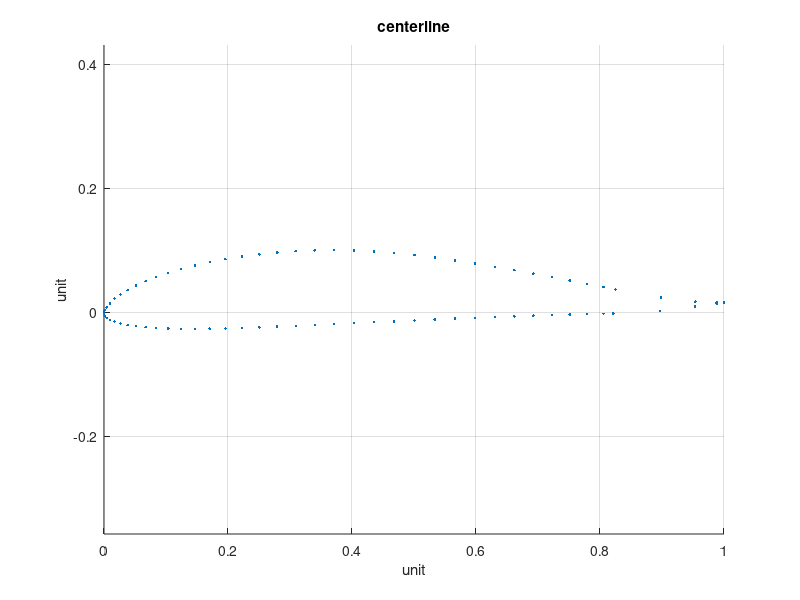
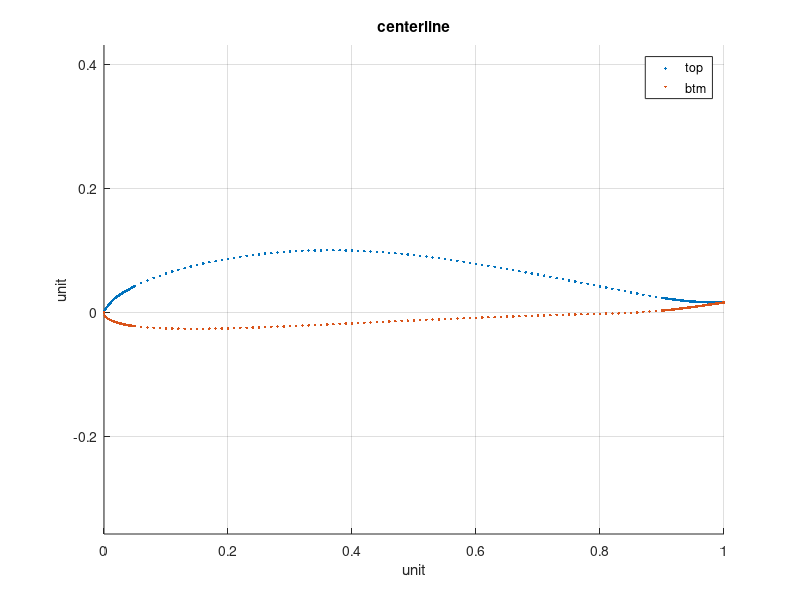
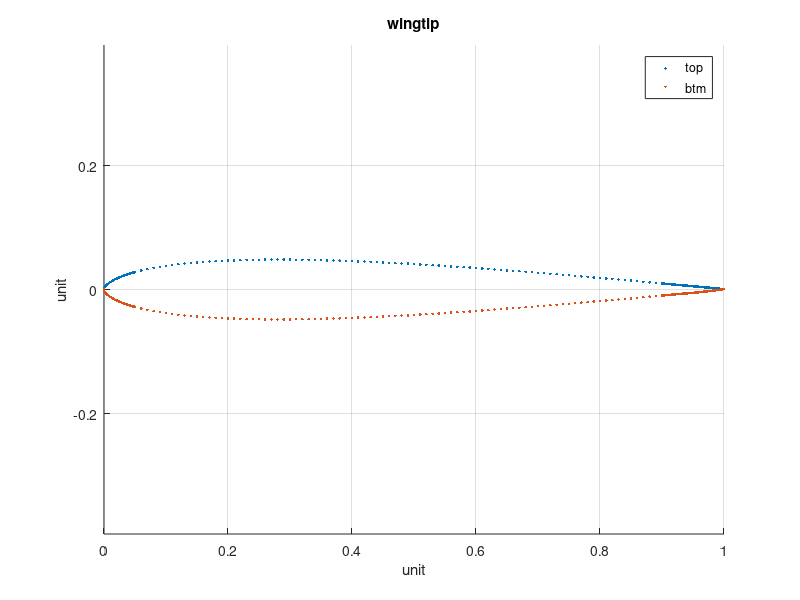
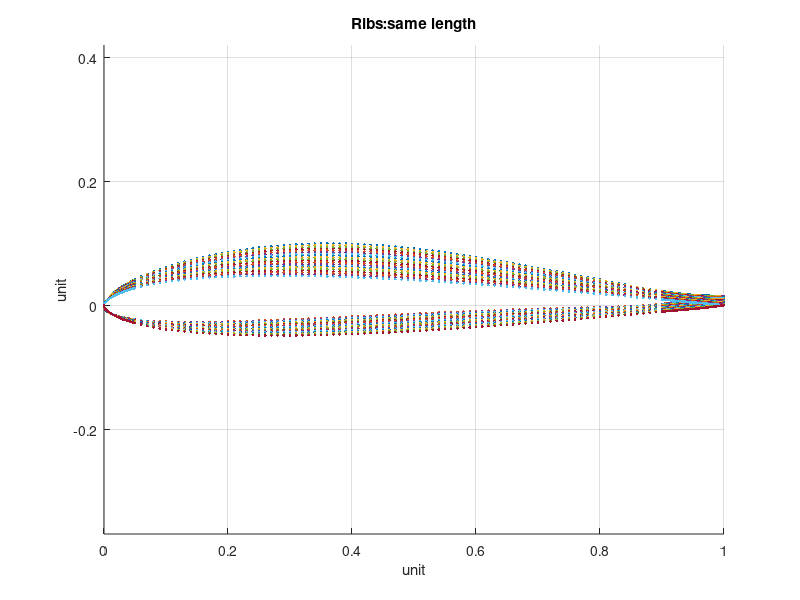

The MATLAB script that drew these images, in order:
function draw_airfoil()
% save airfoil centerlinex centerliney wingtipx wingtipy twistx twisty
close all;
load airfoil centerlinex centerliney wingtipx wingtipy twistx twisty;
global X;
X = [];
scalingfactor = 0.45;
NASA_wingSpan_mm = 3750;
NASA_centerCord_mm = 400;
NASA_tipcord_mm = 100;
%aileron Trailing Edge length in mm
%NASA_aileron_TrailingEdgelength_mm = 24.125*25.4;
NASA_aileron_yAxislength_mm = 22.125*25.4;
NASA_aileron_innerwidth_mm = 1.875*25.4;
NASA_aileron_outerwidth_mm = 1*25.4;

X.setting.geometry.LE_sweepbackDeg = 24;
X.setting.geometry.dihedralDeg = 2.5;
X.setting.geometry.wingSpan_mm = NASA_wingSpan_mm*scalingfactor;
X.setting.geometry.rootCord_mm = NASA_centerCord_mm*scalingfactor;
X.setting.geometry.wingtipCord_mm = NASA_tipcord_mm*scalingfactor;
X.setting.aileron.yAxislength_mm = NASA_aileron_yAxislength_mm*scalingfactor;
X.setting.aileron.innerwidth_mm = NASA_aileron_innerwidth_mm*scalingfactor;
X.setting.aileron.outerwidth_mm = NASA_aileron_outerwidth_mm*scalingfactor;
fprintf(1,'aileron Y axis length=%2.1fmm,aileron innerwidth=%2.1fmm,aileron outer width=%2.1fmm\n',X.setting.aileron.yAxislength_mm,X.setting.aileron.innerwidth_mm,X.setting.aileron.outerwidth_mm);

X.setting.manufacture.ribCnt = 39;
X.setting.manufacture.LeadingEdgeBeamThickness_mm = 2; % square edge size 
X.setting.manufacture.LeadingEdgeBeamWidth_mm = 6; % square edge size 
X.setting.manufacture.trailingEdgeWidth_mm = 10;

% support structure height, not part of the plane, only used in construction process as the base support structure for each rib 
X.setting.manufacture.RibSupportStructureHeight_mm = 15;

X.setting.manufacture.MainBeamWidth_mm = 6;
X.setting.manufacture.MainBeamXmm = 0;
assert(X.setting.manufacture.MainBeamXmm == 0); % we want the beam deployed at rotation center to have flat btm edge 
% X.BeamAux0Width_mm = 5;
% X.BeamAux0Xmm = 5;

X.RibCntNeedCarbon = 25;
assert(mod(X.RibCntNeedCarbon,2)==1 || X.RibCntNeedCarbon == 0,'rib with added carbon beam should be symmetrical btw the fuselage');
% we may want to add a square carbon tube to strengthen the beam
X.beamSquareCarbonTubeSize_mm = 5;

X.RibThickness_mm = 2;

% the width of laser trace cannot be ignored
X.beamSlotTraceCompensation_mm = 0.5;
X.beamEdgeTraceCompensation_mm = 0.8;
X.RibSlotCompensation_mm = 0.05;
X.LeadingEdgeBeamThicknessCompensation_mm = 0.2;

% four quadrants formed by main beam and rib are supported by 4 pieces of wedge. 
X.BeamRibSupport_mm = 10;
X.PointType = [];
X.PointType.fundamental = 1;
X.PointType.addedPoints = 2;

% increased by 1 after each beam slot cut
X.ForceBearingBeamCnt = 0;

X.curvefitmethod = 'pchip';
% rootBeamGammaWidthmm = 6;
% BaseBeamWidthmm = 1; % at tip, lift is zero, we cannot have 0 beam width for misc struct weight 
assert(mod(X.setting.manufacture.ribCnt,2)==1); % we have one rib in the center, and be symmetrical 
% beam deployment location
X.rotateFromLE = 0.3; %rotation occurs at the center of [0,1] from the leading edge, so that we have the desired AOA.  
fineX = [0:0.001:0.05 0.06:0.01:0.90 0.901:0.001:1]';
% fineX = [0:0.0005:1]';
%%
Len_fineX = length(fineX);
X.OneSideRibCnt = (X.setting.manufacture.ribCnt+1)/2;
aileronLocation = (X.setting.geometry.wingSpan_mm/2-X.setting.aileron.yAxislength_mm)/(X.setting.geometry.wingSpan_mm/2);
X.setting.manufacture.RibCoeffsRoot2Tip = sort([aileronLocation (0:X.OneSideRibCnt-1)/(X.OneSideRibCnt-1)]);
X.OneSideRibCnt = length(X.setting.manufacture.RibCoeffsRoot2Tip);
%%
centerlinex = centerlinex(:);
centerliney = centerliney(:);
[centerlinex,centerliney] = normalizexy(centerlinex,centerliney);
wingtipx = wingtipx(:);
wingtipy = wingtipy(:);
[wingtipx,wingtipy] = normalizexy(wingtipx,wingtipy);
figure;
hold on;
plot(centerlinex,centerliney,'.');
axis equal;
title('centerline');grid on;
xlabel('unit');
ylabel('unit');
%%
figure;
hold on;
end_of_center_top_curve = (length(centerlinex)+1)/2;
top_centerline_x = centerlinex(1:end_of_center_top_curve);
top_centerline_y = centerliney(1:end_of_center_top_curve);
top_centerline_fine_y = interp1(top_centerline_x,top_centerline_y,fineX,X.curvefitmethod);
plot(fineX,top_centerline_fine_y,'.');
btm_centerline_x = centerlinex(end_of_center_top_curve:end);
btm_centerline_y = centerliney(end_of_center_top_curve:end);
btm_centerline_fine_y = interp1(btm_centerline_x,btm_centerline_y,fineX,X.curvefitmethod);
plot(fineX,btm_centerline_fine_y,'.');
axis equal;
legend('top','btm');
title('centerline');grid on;
xlabel('unit');
ylabel('unit');
%%
figure;
hold on;
end_of_wingtip_top_curve = (length(wingtipx)+1)/2;
top_wingtip_x = wingtipx(1:end_of_wingtip_top_curve);
top_wingtip_y = wingtipy(1:end_of_wingtip_top_curve);
top_wingtip_mid_y = interp1(top_wingtip_x,top_wingtip_y,fineX,X.curvefitmethod);
plot(fineX,top_wingtip_mid_y,'.');
btm_wingtip_x = wingtipx(end_of_wingtip_top_curve:end);
btm_wingtip_y = wingtipy(end_of_wingtip_top_curve:end);
btm_wingtip_mid_y = interp1(btm_wingtip_x,btm_wingtip_y,fineX,X.curvefitmethod);
plot(fineX,btm_wingtip_mid_y,'.');
axis equal;
legend('top','btm');
title('wingtip');
grid on;
xlabel('unit');
ylabel('unit');
%%
top_ribs = interpolate2Airfoil(top_centerline_fine_y, top_wingtip_mid_y, X.setting.manufacture.RibCoeffsRoot2Tip);
btm_ribs = interpolate2Airfoil(btm_centerline_fine_y, btm_wingtip_mid_y, X.setting.manufacture.RibCoeffsRoot2Tip);
figure;
axis equal;
hold on;
for ii = 1:X.OneSideRibCnt
    topCurve = top_ribs(:,ii);
    btmCurve = btm_ribs(:,ii);
    plot([fineX fineX],[topCurve btmCurve],'.');
end
title('Ribs:same length');
grid on;
xlabel('unit');
ylabel('unit');
%%
xindexRotate = find(fineX==X.rotateFromLE);
assert(length(xindexRotate)==1);
centered_interpolatedX = fineX - X.rotateFromLE;
Ymean = (top_ribs(xindexRotate,:) + btm_ribs(xindexRotate,:))/2;
centered_top_mid_ribs = zeros(Len_fineX,X.OneSideRibCnt);
centered_btm_mid_ribs = zeros(Len_fineX,X.OneSideRibCnt);
figure;
axis equal;
hold on;
for ii = 1:X.OneSideRibCnt
    centered_top_mid_ribs(:,ii) = top_ribs(:,ii) - Ymean(ii);
    centered_btm_mid_ribs(:,ii) = btm_ribs(:,ii) - Ymean(ii);
    plot([centered_interpolatedX; centered_interpolatedX],[centered_top_mid_ribs(:,ii); centered_btm_mid_ribs(:,ii)],'.');
end
title('Ribs:same length,shifted');
grid on;
xlabel('unit');
ylabel('unit');
%%
figure;
plot(twistx/twistx(end),twisty,'.');
title('twist');
ylabel('deg');
grid on;
xlabel('half wingspan');
%%
twist_ribs = interp1(twistx/twistx(end),twisty,X.setting.manufacture.RibCoeffsRoot2Tip,X.curvefitmethod);

rotated_ribs_top_x = zeros(Len_fineX,X.OneSideRibCnt);
rotated_ribs_top_y = zeros(Len_fineX,X.OneSideRibCnt);
rotated_ribs_btm_x = zeros(Len_fineX,X.OneSideRibCnt);
rotated_ribs_btm_y = zeros(Len_fineX,X.OneSideRibCnt);
figure;
axis equal;
hold on;
for ii = 1:X.OneSideRibCnt
    thetaDeg = twist_ribs(ii);
    R = [cosd(thetaDeg) -sind(thetaDeg); sind(thetaDeg) cosd(thetaDeg)];
    top_beforeRotate = [centered_interpolatedX centered_top_mid_ribs(:,ii)];
    top_afterRotate = top_beforeRotate*R;
    rotated_ribs_top_x(:,ii) = top_afterRotate(:,1);
    rotated_ribs_top_y(:,ii) = top_afterRotate(:,2);
    btm_beforeRotate = [centered_interpolatedX centered_btm_mid_ribs(:,ii)];
    btm_afterRotate = btm_beforeRotate*R;
    rotated_ribs_btm_x(:,ii) = btm_afterRotate(:,1);
    rotated_ribs_btm_y(:,ii) = btm_afterRotate(:,2);
    plot([rotated_ribs_top_x(:,ii); rotated_ribs_btm_x(:,ii)],[rotated_ribs_top_y(:,ii); rotated_ribs_btm_y(:,ii)],'.');
end
title('Ribs:same length,shifted,rotated');
grid on;
xlabel('unit');
ylabel('unit');
%% scale rib to the desired cord length
scaled_ribs_top_x = rotated_ribs_top_x;
scaled_ribs_top_y = rotated_ribs_top_y;
scaled_ribs_btm_x = rotated_ribs_btm_x;
scaled_ribs_btm_y = rotated_ribs_btm_y;
scale_ribs = interp1([0 1],[X.setting.geometry.rootCord_mm X.setting.geometry.wingtipCord_mm],X.setting.manufacture.RibCoeffsRoot2Tip,'linear');

figure;
axis equal;
hold on;
for ii = 1:X.OneSideRibCnt
    scaled_ribs_top_x(:,ii) = scaled_ribs_top_x(:,ii) * scale_ribs(ii);
    scaled_ribs_top_y(:,ii) = scaled_ribs_top_y(:,ii) * scale_ribs(ii);
    scaled_ribs_btm_x(:,ii) = scaled_ribs_btm_x(:,ii) * scale_ribs(ii);
    scaled_ribs_btm_y(:,ii) = scaled_ribs_btm_y(:,ii) * scale_ribs(ii);
    plot([scaled_ribs_top_x(:,ii); scaled_ribs_btm_x(:,ii)],[scaled_ribs_top_y(:,ii); scaled_ribs_btm_y(:,ii)],'.');
end
title('Ribs:shifted,rotated,scaled');
grid on;
xlabel('mm');
ylabel('mm');

%% shift in y-axis to align the bottom edge of main beam
btmaligned_ribs_top_x = scaled_ribs_top_x;
btmaligned_ribs_top_y = scaled_ribs_top_y;
btmaligned_ribs_btm_x = scaled_ribs_btm_x;
btmaligned_ribs_btm_y = scaled_ribs_btm_y;

figure;
axis equal;
hold on;
for ii = 1:X.OneSideRibCnt
    YatZeroX = interp1(btmaligned_ribs_btm_x(:,ii),btmaligned_ribs_btm_y(:,ii),0,X.curvefitmethod);
    btmaligned_ribs_top_y(:,ii) = btmaligned_ribs_top_y(:,ii) - YatZeroX;
    btmaligned_ribs_btm_y(:,ii) = btmaligned_ribs_btm_y(:,ii) - YatZeroX;
    plot([btmaligned_ribs_top_x(:,ii); btmaligned_ribs_btm_x(:,ii)],[btmaligned_ribs_top_y(:,ii); btmaligned_ribs_btm_y(:,ii)],'.');
end
title('Ribs:btmEdgeAlign,shifted,rotated,scaled');
grid on;
xlabel('mm');
ylabel('mm');

%% compute angle between beam and rib
CalcObtuseAngleBtwBeamAndRibDeg(btmaligned_ribs_top_x);
space = 10;
fid = fopen('BeamRibSupport.scr','w');
fprintf(fid,'pline\n');
% quadrant 1
fprintf(fid,'%f,%f\n',space,space);
fprintf(fid,'%f,%f\n',space,space+X.BeamRibSupport_mm);
fprintf(fid,'%f,%f\n',space+X.BeamRibSupport_mm*sind(X.derived.AngleBtwBeamAndRibDeg),space-X.BeamRibSupport_mm*cosd(X.derived.AngleBtwBeamAndRibDeg));
fprintf(fid,'%f,%f\n',space,space);

% quadrant 2
fprintf(fid,'%f,%f\n',-space,space);
fprintf(fid,'%f,%f\n',-space,space+X.BeamRibSupport_mm);
fprintf(fid,'%f,%f\n',-space-X.BeamRibSupport_mm*sind(X.derived.AngleBtwBeamAndRibDeg),space+X.BeamRibSupport_mm*cosd(X.derived.AngleBtwBeamAndRibDeg));
fprintf(fid,'%f,%f\n',-space,space);

% quadrant 3
fprintf(fid,'%f,%f\n',-space,-space);
fprintf(fid,'%f,%f\n',-space,-space-X.BeamRibSupport_mm);
fprintf(fid,'%f,%f\n',-space-X.BeamRibSupport_mm*sind(X.derived.AngleBtwBeamAndRibDeg),-space+X.BeamRibSupport_mm*cosd(X.derived.AngleBtwBeamAndRibDeg));
fprintf(fid,'%f,%f\n',-space,-space);

% quadrant 4
fprintf(fid,'%f,%f\n',space,-space);
fprintf(fid,'%f,%f\n',space,-space-X.BeamRibSupport_mm);
fprintf(fid,'%f,%f\n',space+X.BeamRibSupport_mm*sind(X.derived.AngleBtwBeamAndRibDeg),-space-X.BeamRibSupport_mm*cosd(X.derived.AngleBtwBeamAndRibDeg));
fprintf(fid,'%f,%f\n',space,-space);

fclose(fid);
%%
Gamma = (1-X.setting.manufacture.RibCoeffsRoot2Tip.^2).^1.5;
figure;
plot(X.setting.manufacture.RibCoeffsRoot2Tip,Gamma,'.-');
title('Gamma, airflow circulation');
grid on;
%%
figure;
plot(X.setting.manufacture.RibCoeffsRoot2Tip,1.5*(X.setting.manufacture.RibCoeffsRoot2Tip.^2-0.5),'.-');
title('Downwash');
grid on;

%% when cutting slot, the length of x/y data may not be same any more for all ribs
% use cell to store
slotcut_ribs = cell(1,X.OneSideRibCnt);
for ii = 1:X.OneSideRibCnt
    slotcut_ribs{ii}.top.x = btmaligned_ribs_top_x(:,ii);
    slotcut_ribs{ii}.top.y = btmaligned_ribs_top_y(:,ii);
    slotcut_ribs{ii}.top.PointType = ones(length(btmaligned_ribs_top_x(:,ii)),1)*X.PointType.fundamental;
    slotcut_ribs{ii}.btm.x = btmaligned_ribs_btm_x(:,ii);
    slotcut_ribs{ii}.btm.y = btmaligned_ribs_btm_y(:,ii);
    slotcut_ribs{ii}.btm.PointType = ones(length(btmaligned_ribs_btm_x(:,ii)),1)*X.PointType.fundamental;
    slotcut_ribs{ii}.ForceBearingBeamCutDepth = [];
    slotcut_ribs{ii}.ForceBearingBeamRibThickness = [];
    slotcut_ribs{ii}.ForceBearingBeamRibYoffset = [];
end

[X.BeamRotDegDueToDihedral,OneSideWwingTipRise_mm] = getDihedralRotateDeg(slotcut_ribs);
fprintf(1,'one side wing tip rises %fmm\n',OneSideWwingTipRise_mm);
fprintf(1,'beam Btm Edge Dihedral %fDeg\n',X.BeamRotDegDueToDihedral);

%%
X.derived.RibLocInBeam_mm = X.setting.manufacture.RibCoeffsRoot2Tip*(1/sind(X.derived.AngleBtwBeamAndRibDeg))*X.setting.geometry.wingSpan_mm/2;

%% cut slot for force bearing beam
[slotcut_ribs,ribMirror] = cutRibSlot(slotcut_ribs,X.setting.manufacture.MainBeamWidth_mm-2*X.RibSlotCompensation_mm,X.setting.manufacture.MainBeamXmm,'main beam');
fid = fopen(sprintf('ribMirror.scr'),'w');
fprintf(fid,'pline\n');
for ii = 1:X.OneSideRibCnt
    saveTopBtmCell2scrFile(fid,ribMirror{ii},0,100);
end
fclose(fid);

%% add leading edge beam
cut_leadingedge = slotcut_ribs;

figure;
axis equal;
hold on;
for ii = 1:X.OneSideRibCnt
    LE_x = min([slotcut_ribs{ii}.top.x;slotcut_ribs{ii}.btm.x]);
    LeadingEdgeBeamPosDetected = false;
    for xposition = LE_x:0.001:LE_x+30
        [Thickness_mm,~,~] = getThickness(slotcut_ribs{ii},xposition);
        if Thickness_mm > X.setting.manufacture.LeadingEdgeBeamThickness_mm - 2*X.LeadingEdgeBeamThicknessCompensation_mm
            LeadingEdgeBeamPosDetected = true;
            break;
        end
    end
    assert(LeadingEdgeBeamPosDetected);
    cut_leadingedge{ii}.top = removeLeadingSector(slotcut_ribs{ii}.top,xposition);
    cut_leadingedge{ii}.btm = removeLeadingSector(slotcut_ribs{ii}.btm,xposition);
    
    afterCutThickness_mm = abs(cut_leadingedge{ii}.top.y(1) - cut_leadingedge{ii}.btm.y(1));
    cut_leadingedge{ii}.top = cutLeadingEdgeSlot(cut_leadingedge{ii}.top,'top',afterCutThickness_mm);
    cut_leadingedge{ii}.btm = cutLeadingEdgeSlot(cut_leadingedge{ii}.btm,'btm',afterCutThickness_mm);
    
    plot([cut_leadingedge{ii}.top.x; cut_leadingedge{ii}.btm.x],[cut_leadingedge{ii}.top.y; cut_leadingedge{ii}.btm.y],'.');
end
title('Ribs:shifted,rotated,scaled,LEcut');
grid on;
xlabel('mm');
ylabel('mm');

%% cut trailing edge
cut_trailingedge = cut_leadingedge;
figure;
axis equal;
hold on;
for ii = 1:X.OneSideRibCnt
    cut_trailingedge{ii}.top = removeTrailingSector(cut_trailingedge{ii}.top,X.setting.manufacture.trailingEdgeWidth_mm);
    cut_trailingedge{ii}.btm = removeTrailingSector(cut_trailingedge{ii}.btm,X.setting.manufacture.trailingEdgeWidth_mm);
    plot([cut_trailingedge{ii}.top.x; cut_trailingedge{ii}.btm.x],[cut_trailingedge{ii}.top.y; cut_trailingedge{ii}.btm.y],'.');
end
title('Ribs:shifted,rotated,scaled,LEcut,TEcut');
grid on;
xlabel('mm');
ylabel('mm');

% rotate rib to align camber line with wood growth direction in order to enhance the strength
rib_aligned = cell(1,X.OneSideRibCnt);
figure;
axis equal;
hold on;
for ii = 1:X.OneSideRibCnt
    rib_aligned{ii}.top = rotateXY(cut_trailingedge{ii}.top,-twist_ribs(ii));
    rib_aligned{ii}.btm = rotateXY(cut_trailingedge{ii}.btm,-twist_ribs(ii));
    plot([rib_aligned{ii}.top.x; rib_aligned{ii}.btm.x],[rib_aligned{ii}.top.y; rib_aligned{ii}.btm.y],'.');
end
title('Ribs:shifted,rotated,scaled,LEcut,TEcut,Aligned');
grid on;
xlabel('mm');
ylabel('mm');

%% produce rib cut cad file
fid = fopen('airfoil_all.scr','w');
fprintf(fid,'pline\n');
X.derived.RibSweepBackAlongRib_mm = X.setting.manufacture.RibCoeffsRoot2Tip*X.setting.geometry.wingSpan_mm/2/abs(tand(X.derived.AngleBtwBeamAndRibDeg));
X.derived.RibSweepBackAlongBeam_mm = X.setting.manufacture.RibCoeffsRoot2Tip*X.setting.geometry.wingSpan_mm/2;
for ii = 1:X.OneSideRibCnt
    xoffset = X.derived.RibSweepBackAlongRib_mm(ii);
    yoffset = X.derived.RibSweepBackAlongBeam_mm(ii);
    saveTopBtmCell2scrFile(fid,rib_aligned{ii},xoffset,yoffset);
end
fclose(fid);

%% produce force bearing beam cut cad file
FineSegmentCnt = 1000;

BeamShape = cell(1,X.ForceBearingBeamCnt);
BeamDihedralApplied = cell(1,X.ForceBearingBeamCnt);
BeamAlignedForStrength = cell(1,X.ForceBearingBeamCnt);
BeamLaserTraceCompensated = cell(1,X.ForceBearingBeamCnt);
for iiBeam = 1:X.ForceBearingBeamCnt
%     BeamShapeAddBtmEdge = cell(1,X.ForceBearingBeamCnt);
    ThicknessVec = zeros(1,X.OneSideRibCnt);
    CutDepthVec = zeros(1,X.OneSideRibCnt);
    Yoffset = zeros(1,X.OneSideRibCnt);
    for iiRib = 1:X.OneSideRibCnt
        ThicknessVec(iiRib) = cut_trailingedge{iiRib}.ForceBearingBeamRibThickness(iiBeam);
        CutDepthVec(iiRib) =  cut_trailingedge{iiRib}.ForceBearingBeamCutDepth(iiBeam);
        Yoffset(iiRib) = cut_trailingedge{iiRib}.ForceBearingBeamRibYoffset(iiBeam);
    end
    figure;
    subplot(3,1,1);
    hold on;
    plot(X.derived.RibLocInBeam_mm,ThicknessVec,'.-');
    plot(X.derived.RibLocInBeam_mm,ThicknessVec+Yoffset,'.-');
    legend('Thickness','Thickness+yoffset');
    axis equal;
    xlabel('single side wingspan(mm)');
    ylabel('mm');
    title(sprintf('Top Edge Beam No.%d',iiBeam));
    subplot(3,1,2);
    plot(X.derived.RibLocInBeam_mm,Yoffset,'.-');
    axis equal;
    xlabel('single side wingspan(mm)');
    ylabel('mm');
    title(sprintf('Btm Edge Beam No.%d',iiBeam));
    subplot(3,1,3);
    hold on;
    plot(X.derived.RibLocInBeam_mm,CutDepthVec,'.-');
    plot(X.derived.RibLocInBeam_mm,CutDepthVec+Yoffset,'.-');
    legend('pure cut','cut+yoffset');
    axis equal;
    xlabel('single side wingspan(mm)');
    ylabel('mm');
    title(sprintf('Rib Cut Depth for Beam No.%d',iiBeam));
    
    fineRibLocationXmm = ((0:FineSegmentCnt)/FineSegmentCnt)*(X.setting.geometry.wingSpan_mm/2)*(1/sind(X.derived.AngleBtwBeamAndRibDeg));
    BeamShape{iiBeam}.top = [];
    BeamShape{iiBeam}.top.x = fineRibLocationXmm';
    BeamShape{iiBeam}.top.y = interp1(X.derived.RibLocInBeam_mm,ThicknessVec+Yoffset,fineRibLocationXmm,X.curvefitmethod)';
    BeamShape{iiBeam}.top.PointType = ones(length(fineRibLocationXmm),1)*X.PointType.fundamental;

    % if beam location is at the rotation center, btm edge is a straight line 
    BeamShape{iiBeam}.btm = [];
    BeamShape{iiBeam}.btm.x = fineRibLocationXmm';
    BeamShape{iiBeam}.btm.y = interp1(X.derived.RibLocInBeam_mm,Yoffset,fineRibLocationXmm,X.curvefitmethod)';
    BeamShape{iiBeam}.btm.PointType = ones(length(fineRibLocationXmm),1)*X.PointType.fundamental;
    
    BeamDihedralApplied{iiBeam} = ApplyBeamDihedral(BeamShape{iiBeam},-X.BeamRotDegDueToDihedral);

    BeamShapeCutRibSlot = BeamDihedralApplied;
    for CutSlotForRib_ii = 1:X.OneSideRibCnt
        switch CutSlotForRib_ii
            case 1
               StyleCutRibSlot = 'RootRib';
            case X.OneSideRibCnt
               StyleCutRibSlot = 'TipRib';
            otherwise
               StyleCutRibSlot = 'MiddleRib';
        end
        BeamShapeCutRibSlot{iiBeam}.top = cutBeamSlot(BeamShapeCutRibSlot{iiBeam}.top,CutDepthVec(CutSlotForRib_ii),X.RibThickness_mm-2*X.beamSlotTraceCompensation_mm,X.derived.RibLocInBeam_mm(CutSlotForRib_ii),StyleCutRibSlot);
    end
    BeamShapeCutRibSlot{iiBeam}.btm = matchCurveSpan(BeamDihedralApplied{iiBeam}.btm,BeamShapeCutRibSlot{iiBeam}.top);
    draw_beam(BeamShapeCutRibSlot{iiBeam},sprintf('front view Beam%d',iiBeam));
    
    BeamAlignedForStrength{iiBeam} = AlignBeamForStrength(BeamShapeCutRibSlot{iiBeam},-X.BeamRotDegDueToDihedral);
    draw_beam(BeamAlignedForStrength{iiBeam},sprintf('Aligned Beam%d',iiBeam));

    BeamLaserTraceCompensated{iiBeam} = BeamAlignedForStrength{iiBeam};
    BeamLaserTraceCompensated{iiBeam}.top.y = BeamLaserTraceCompensated{iiBeam}.top.y + X.beamEdgeTraceCompensation_mm;
    BeamLaserTraceCompensated{iiBeam}.btm.y = BeamLaserTraceCompensated{iiBeam}.btm.y - X.beamEdgeTraceCompensation_mm;
    draw_beam(BeamLaserTraceCompensated{iiBeam},sprintf('LaserTrace Compensated Beam%d',iiBeam));
    
    fid = fopen(sprintf('beam_%d.scr',iiBeam),'w');
    fprintf(fid,'pline\n');
    saveTopBtmCell2scrFile(fid,BeamLaserTraceCompensated{iiBeam},0,100);
    fclose(fid);
    
end
end

function newCurve = matchCurveSpan(Curve,RefCurve)
global X;
assert(Curve.x(1) < Curve.x(end));
assert(RefCurve.x(1) < RefCurve.x(end));
newCurve = [];
if (Curve.x(1) == RefCurve.x(1))
    % do nothing
elseif (Curve.x(1) > RefCurve.x(1))
    val = interp1nearby(Curve.x,Curve.y,Curve.PointType,RefCurve.x(1),2,X.curvefitmethod);
    newCurve.x = [RefCurve.x(1);Curve.x];
    newCurve.y = [val;Curve.y];
    newCurve.PointType = [X.PointType.fundamental; Curve.PointType];
else
    % trim data
    % code to be filled here
end

if (Curve.x(end) == RefCurve.x(end))
    % do nothing
elseif (Curve.x(end) < RefCurve.x(end))
    val = interp1nearby(Curve.x,Curve.y,Curve.PointType,RefCurve.x(end),2,X.curvefitmethod);
    newCurve.x = [newCurve.x;RefCurve.x(end)];
    newCurve.y = [newCurve.y;val];
    newCurve.PointType = [Curve.PointType;X.PointType.fundamental];
else
    % trim data
    % code to be filled here
end

end

function BeamAlignedForStrength = AlignBeamForStrength(BeamShape,RotateDeg)
BeamAlignedForStrength = [];
% R = [cosd(RotateDeg) -sind(RotateDeg); sind(RotateDeg) cosd(RotateDeg)];
% top_beforeRotate = [BeamShape.top.x BeamShape.top.y];
% top_afterRotate = top_beforeRotate*R;
% BeamAlignedForStrength.top.x = top_afterRotate(:,1);
% BeamAlignedForStrength.top.y = top_afterRotate(:,2);
BeamAlignedForStrength.top = rotateXY(BeamShape.top,-RotateDeg);
BeamAlignedForStrength.btm = rotateXY(BeamShape.btm,-RotateDeg);

offsetx = BeamAlignedForStrength.btm.x(1);
offsety = BeamAlignedForStrength.btm.y(1);

BeamAlignedForStrength.top.x = BeamAlignedForStrength.top.x - offsetx;
BeamAlignedForStrength.btm.x = BeamAlignedForStrength.btm.x - offsetx;

BeamAlignedForStrength.top.y = BeamAlignedForStrength.top.y - offsety;
BeamAlignedForStrength.btm.y = BeamAlignedForStrength.btm.y - offsety;

end

function BeamDihedralApplied = ApplyBeamDihedral(BeamShape,RotateDeg)
global X;
BeamDihedralApplied = [];
% R = [cosd(RotateDeg) -sind(RotateDeg); sind(RotateDeg) cosd(RotateDeg)];
% top_beforeRotate = [BeamShape.top.x BeamShape.top.y];
% top_afterRotate = top_beforeRotate*R;
% BeamDihedralApplied.top.x = top_afterRotate(:,1);
% BeamDihedralApplied.top.y = top_afterRotate(:,2);
BeamDihedralApplied.top = rotateXY(BeamShape.top,RotateDeg);
BeamDihedralApplied.btm = rotateXY(BeamShape.btm,RotateDeg);

% align wingtip 
if (BeamDihedralApplied.top.x(end) == BeamDihedralApplied.btm.x(end))
    % do nothing
elseif (BeamDihedralApplied.top.x(end) > BeamDihedralApplied.btm.x(end))
    val = interp1nearby(BeamDihedralApplied.btm.x,BeamDihedralApplied.btm.y,BeamDihedralApplied.btm.PointType,BeamDihedralApplied.top.x(end),2,X.curvefitmethod);
    BeamDihedralApplied.btm.x = [BeamDihedralApplied.btm.x;BeamDihedralApplied.top.x(end)];
    BeamDihedralApplied.btm.y = [BeamDihedralApplied.btm.y;val];
    BeamDihedralApplied.btm.PointType = [BeamDihedralApplied.btm.PointType;X.PointType.fundamental];
else
    val = interp1nearby(BeamDihedralApplied.top.x,BeamDihedralApplied.top.y,BeamDihedralApplied.top.PointType,BeamDihedralApplied.btm.x(end),2,X.curvefitmethod);
    BeamDihedralApplied.top.x = [BeamDihedralApplied.top.x;BeamDihedralApplied.btm.x(end)];
    BeamDihedralApplied.top.y = [BeamDihedralApplied.top.y;val];
    BeamDihedralApplied.top.PointType = [BeamDihedralApplied.top.PointType;X.PointType.fundamental];
end

% align root 
if (BeamDihedralApplied.top.x(1) == BeamDihedralApplied.btm.x(1))
    % do nothing
elseif (BeamDihedralApplied.top.x(1) > BeamDihedralApplied.btm.x(1))
    val = interp1nearby(BeamDihedralApplied.btm.x,BeamDihedralApplied.btm.y,BeamDihedralApplied.btm.PointType,BeamDihedralApplied.top.x(1),2,X.curvefitmethod);
    BeamDihedralApplied.btm.x = [BeamDihedralApplied.top.x(1);BeamDihedralApplied.btm.x];
    BeamDihedralApplied.btm.y = [val;BeamDihedralApplied.btm.y];
    BeamDihedralApplied.btm.PointType = [X.PointType.fundamental;BeamDihedralApplied.btm.PointType];
else
    val = interp1nearby(BeamDihedralApplied.top.x,BeamDihedralApplied.top.y,BeamDihedralApplied.top.PointType,BeamDihedralApplied.btm.x(1),2,X.curvefitmethod);
    BeamDihedralApplied.top.x = [BeamDihedralApplied.btm.x(1);BeamDihedralApplied.top.x];
    BeamDihedralApplied.top.y = [val;BeamDihedralApplied.top.y];
    BeamDihedralApplied.top.PointType = [X.PointType.fundamental;BeamDihedralApplied.top.PointType];
end

offsetx = BeamDihedralApplied.btm.x(1);
offsety = BeamDihedralApplied.btm.y(1);

BeamDihedralApplied.top.x = BeamDihedralApplied.top.x - offsetx;
BeamDihedralApplied.btm.x = BeamDihedralApplied.btm.x - offsetx;

BeamDihedralApplied.top.y = BeamDihedralApplied.top.y - offsety;
BeamDihedralApplied.btm.y = BeamDihedralApplied.btm.y - offsety;

end

function newxy = rotateXY(xy,RotateDeg)
R = [cosd(RotateDeg) -sind(RotateDeg); sind(RotateDeg) cosd(RotateDeg)];
beforeRotate = [xy.x xy.y];
afterRotate = beforeRotate*R;
newxy = [];
newxy.x = afterRotate(:,1);
newxy.y = afterRotate(:,2);
newxy.PointType = xy.PointType;
end

function draw_beam(TopBtmCell,titlestr)
[xx,yy] = OrderDataForPlot(TopBtmCell);
figure;
plot(xx,yy,'.-');
axis equal;
xlabel('single side wingspan(mm)');
ylabel('mm');
title(titlestr);
end

function [RotDeg,OneSideWwingTipRise_mm] = getDihedralRotateDeg(ribs)
global X;
[RootThickness_mm,~,~] = getThickness(ribs{1},0);
[TipThickness_mm,~,~] = getThickness(ribs{X.OneSideRibCnt},0);
OneSideWwingTipRise_mm = ((X.setting.geometry.wingSpan_mm/2)*tand(X.setting.geometry.dihedralDeg)+(RootThickness_mm-TipThickness_mm)/2);
RotDeg = atand(OneSideWwingTipRise_mm/(X.setting.geometry.wingSpan_mm/2)); 
end

function CalcObtuseAngleBtwBeamAndRibDeg(ribs_top_x)
% base on the input arguments:
%   1) Leading edge sweep back angle in degree
%   2) distance from beam center(x position = 0) to the Leading and Trailing edge  
% calculate the obtuse angle Btw
%   1) Beam and Rib in degree
%   2) trailing edge and rib in degree
global X;
root_LE_x = -ribs_top_x(1,1);
tip_LE_x = -ribs_top_x(1,X.OneSideRibCnt);
LE_DeltaX = tan(X.setting.geometry.LE_sweepbackDeg*pi/180)*X.setting.geometry.wingSpan_mm/2;
beam_DeltaX = LE_DeltaX + tip_LE_x - root_LE_x;
X.derived.AngleBtwBeamAndRibDeg = atan(beam_DeltaX/(X.setting.geometry.wingSpan_mm/2))*180/pi+90;
X.derived.AngleBtwTEandRibDeg = atan((LE_DeltaX+X.setting.geometry.wingtipCord_mm-X.setting.geometry.rootCord_mm)/(X.setting.geometry.wingSpan_mm/2))*180/pi+90;
fprintf(1,'Given Leading edge sweep back angle = %2.1fdeg, the obtuse angle btw Beam & Rib = %2.1fdeg, btw Trailing edge & Rib = %2.1fdeg\n',...
    X.setting.geometry.LE_sweepbackDeg,...
    X.derived.AngleBtwBeamAndRibDeg,...
    X.derived.AngleBtwTEandRibDeg);
end

function NewCurve = AddStraightLineBtmBeamEdge(Curve)
global X;
NewCurve = [];
NewCurve.x = [min(Curve.x);Curve.x;max(Curve.x)];
NewCurve.y = [0;Curve.y;0];
NewCurve.PointType = [X.PointType.addedPoints;Curve.PointType;X.PointType.addedPoints];
end

function newcurve = reverseSeqOrder(curve)
newcurve = [];
newcurve.x = curve.x(end:-1:1);
newcurve.y = curve.y(end:-1:1);
newcurve.PointType = curve.PointType(end:-1:1);
end

function [xx,yy] = OrderDataForPlot(TopBtmCell)
TopBtmCell.btm = reverseSeqOrder(TopBtmCell.btm);
xx = [TopBtmCell.top.x; TopBtmCell.btm.x];
yy = [TopBtmCell.top.y; TopBtmCell.btm.y];
assert(length(xx)==length(yy));
end

function saveTopBtmCell2scrFile(fid,TopBtmCell,xoffset,yoffset)
[xx,yy] = OrderDataForPlot(TopBtmCell);

for ii = 1:length(xx)
    fprintf(fid,'%f,%f\n',xx(ii)+xoffset,yy(ii)+yoffset);
end

% now go back to the first point so as to close the contour
fprintf(fid,'%f,%f\n',xx(1)+xoffset,yy(1)+yoffset);
end

% function save_finalResults(idx, xx, yy)
% fid = fopen(sprintf('airfoil%d.scr',idx),'w');
% fprintf(fid,'pline\n');
% assert(length(xx)==length(yy));
% for ii = 1:length(xx)
%     fprintf(fid,'%f,%f\n',xx(ii),yy(ii));
% end
% fprintf(fid,'%f,%f\n',xx(1),yy(1));
% fclose(fid);
% end,

function newcurve = cutLeadingEdgeSlot(curve,edgetype,Thickness_mm)
global X;
newcurve = [];
assert( Thickness_mm > X.setting.manufacture.LeadingEdgeBeamThickness_mm - 2*X.LeadingEdgeBeamThicknessCompensation_mm);

LE_x = curve.x(1);
LE_y = curve.y(1);

yshift = ( Thickness_mm - (X.setting.manufacture.LeadingEdgeBeamThickness_mm - 2*X.LeadingEdgeBeamThicknessCompensation_mm))/2;

switch edgetype
    case 'top'
        precise_y = LE_y-yshift;
    case 'btm'
        precise_y = LE_y+-yshift;
    otherwise
        assert(false);
end
newcurve.x = [LE_x;curve.x];
newcurve.y = [precise_y;curve.y];
newcurve.PointType = [X.PointType.addedPoints;curve.PointType];

newcurve.x = [LE_x+X.setting.manufacture.LeadingEdgeBeamWidth_mm;newcurve.x];
newcurve.y = [precise_y;newcurve.y];
newcurve.PointType = [X.PointType.addedPoints;newcurve.PointType];
end

function newcurve = removeTrailingSector(curve,cutoffx)
global X;
newcurve = [];
x = curve.x;
y = curve.y;
PointType = curve.PointType;
cutoff_x = max(x)-cutoffx;
index = find(x<=cutoff_x);
newcurve.x = x(index);
newcurve.y = y(index);
newcurve.PointType = PointType(index);
if ~ismember( cutoff_x, x )
    newcurve.x = [newcurve.x;cutoff_x];
    val = interp1nearby(x,y,PointType,cutoff_x,2,X.curvefitmethod);
    newcurve.y = [newcurve.y;val];
    newcurve.PointType = [newcurve.PointType;X.PointType.fundamental];
end
end

function newCurve = removeLeadingSector(curve,cutoffx)
global X;
newCurve = [];
assert(~ismember(cutoffx,curve.x));

newCurve.x = cutoffx;
newCurve.y = interp1nearby(curve.x,curve.y,curve.PointType,cutoffx,2);
newCurve.PointType = X.PointType.addedPoints;

indexaftercutoff = find(curve.x>=cutoffx);
newCurve.x = [newCurve.x;curve.x(indexaftercutoff)];
newCurve.y = [newCurve.y;curve.y(indexaftercutoff)];
newCurve.PointType = [newCurve.PointType;curve.PointType(indexaftercutoff)];
end

function [x,y] = normalizexy(x,y)
    scaleF = abs(max(x)-min(x));
    x = x/scaleF;
    y = y/scaleF;
    
end

function [ribs,ribMirror] = cutRibSlot(ribs,width,xposition,slotName)
global X;
ribMirror = cell(1,X.OneSideRibCnt);
X.ForceBearingBeamCnt = X.ForceBearingBeamCnt + 1;
assert(X.ForceBearingBeamCnt == 1,'currently we don''t handle the complexity causd by the second beam deployed at none AOA rotation center, curve bottom edge, dihedral connection, etc'); 
figure;
axis equal;
hold on;
for ii = 1:X.OneSideRibCnt
    ribMirror{ii}.top = cutslotIn1curve(ribs{ii}.btm,2,width,xposition,'cutBoth');
    [thickness,~,btm_mm] = getThickness(ribs{ii},xposition);
    [ribs{ii}.top.x,ribs{ii}.top.y] = cutnothing(ribs{ii}.top.x,ribs{ii}.top.y);
    cutDepth = thickness/2;
    if X.RibCntNeedCarbon == 0
        RibCntOneSideNeedCarbon = 0;
    else
        RibCntOneSideNeedCarbon = (X.RibCntNeedCarbon+1)/2;
    end
    if ii > RibCntOneSideNeedCarbon
        ribs{ii}.btm = cutslotIn1curve(ribs{ii}.btm,-cutDepth,width,xposition,'cutBoth');
    else
        % we attach a square carbon tube to strengthen the wood beam
        ribs{ii}.btm = cutslotIn1curve(ribs{ii}.btm,-cutDepth,width,xposition,'cutBothAndAddedCarbon');
    end
    ribs{ii}.ForceBearingBeamCutDepth = [ribs{ii}.ForceBearingBeamCutDepth;cutDepth];
    ribs{ii}.ForceBearingBeamRibThickness  = [ribs{ii}.ForceBearingBeamRibThickness;thickness];
    ribs{ii}.ForceBearingBeamRibYoffset = [ribs{ii}.ForceBearingBeamRibYoffset;btm_mm];
    plot([ribs{ii}.top.x; ribs{ii}.btm.x],[ribs{ii}.top.y; ribs{ii}.btm.y],'.');
    
    ribMirror{ii}.btm.x = [min(ribs{ii}.top.x);max(ribs{ii}.top.x)];
    ribMirror{ii}.btm.y = -ones(2,1)*X.setting.manufacture.RibSupportStructureHeight_mm;
    ribMirror{ii}.btm.PointType = ones(2,1)*X.PointType.fundamental;
end
title(['Ribs:shifted,rotated,scaled,slotcut' slotName]);
grid on;
end

function val = interp1nearby(all_x,all_y,PointType,newx,nearbyCnt,type)
global X;
if ~exist('type','var')
    type = X.curvefitmethod;
end
% all_x contains points in the fundamental rib contour and points added for slots.
% basic_x contains points in the fundamental rib contour only
basic_x = all_x(PointType==X.PointType.fundamental);
basic_y = all_y(PointType==X.PointType.fundamental);
[~,ii] = min(abs(basic_x-newx));
if ii-nearbyCnt > 0
    leftii = ii-nearbyCnt;
else
    leftii = 1;
end
if ii+nearbyCnt <= length(basic_x)
    rightii = ii+nearbyCnt;
else
    rightii = length(basic_x); 
end
val = interp1(basic_x(leftii:rightii),basic_y(leftii:rightii),newx,type);
end

function [thickness,top_mm, btm_mm] = getThickness(rib,x)
global X;
x1 = rib.top.x;
y1 = rib.top.y;
PointType1 = rib.top.PointType;
x2 = rib.btm.x;
y2 = rib.btm.y;
PointType2 = rib.btm.PointType;
top_mm = interp1nearby(x1,y1,PointType1,x,2,X.curvefitmethod);
btm_mm = interp1nearby(x2,y2,PointType2,x,2,X.curvefitmethod);
thickness = abs(top_mm-btm_mm);
end

function [cutx,cuty] = cutnothing(x,y)
cutx = x;
cuty = y;
end

function NewCurve = cutBeamSlot(Curve,depth,width,xposition,style)
assert(width > 0);
switch style
    case 'RootRib'
        NewCurve = cutslotIn1curve(Curve,depth,width,xposition,'cutLeft');
    case 'TipRib'
        NewCurve = cutslotIn1curve(Curve,depth,width,xposition,'cutRight');
    case 'MiddleRib'
        NewCurve = cutslotIn1curve(Curve,depth,width,xposition,'cutBoth');
end
end

%function [cutx,cuty,NewPointType] = cutslotIn1curve(x,y,PointType,depth,width,xposition)
function NewCurve = cutslotIn1curve(Curve,depth,width,xposition,cutmethod)
% x,y form the curve
% depth: depth to be cut. 
%   +: cut to Y-, downward, for example, top edge
%   -: cut to Y+, upward, for example, bottom edge
% width: width to be cut
% xposition: relative to xposition, cut width/2 to X+ and X-
% cutmethod:
%   cutLeft: don't rise the left side to original height after the cut 
%   cutRight: don't rise the Right side to original height after the cut 
%   cutBoth: both sides, rise to original height after the cut 
if ~exist('cutmethod','var')
    cutmethod = 'cutBoth';
end

global X;
NewCurve = [];
NewCurve.x = [];
NewCurve.y = [];
NewCurve.PointType = [];
beamLeadingEdgeX = xposition-width/2;
beamTrailingEdgeX = xposition+width/2;

switch cutmethod
    case 'cutLeft'
        % do nothing
    case {'cutRight','cutBoth','cutBothAndAddedCarbon'}
        indexBeforeLEcut = find(Curve.x<=beamLeadingEdgeX);
        NewCurve.x = Curve.x(indexBeforeLEcut);
        NewCurve.y = Curve.y(indexBeforeLEcut);
        NewCurve.PointType = Curve.PointType(indexBeforeLEcut);
        y_valueLE = interp1nearby(Curve.x,Curve.y,Curve.PointType,beamLeadingEdgeX,2,X.curvefitmethod);
        if ismember(beamLeadingEdgeX,Curve.x)
            % we don't need to insert the point and begin slot cut
        else
            NewCurve.x = [NewCurve.x;beamLeadingEdgeX];
            NewCurve.y = [NewCurve.y;y_valueLE];
            NewCurve.PointType = [NewCurve.PointType;X.PointType.fundamental];
        end
    otherwise
        assert(false);
end
y_valueSlotLeftEdge = interp1nearby(Curve.x,Curve.y,Curve.PointType,xposition-width/2,2,X.curvefitmethod);
y_valueSlotRightEdge = interp1nearby(Curve.x,Curve.y,Curve.PointType,xposition+width/2,2,X.curvefitmethod);

% depth: depth to be cut. 
%   +: cut to Y-, downward, for example, top edge
%   -: cut to Y+, upward, for example, bottom edge
if (depth > 0)
    SlotcutDestination = min([y_valueSlotLeftEdge y_valueSlotRightEdge]) - depth;
else
    SlotcutDestination = max([y_valueSlotLeftEdge y_valueSlotRightEdge]) - depth;
end

NewCurve.x = [NewCurve.x;beamLeadingEdgeX];
NewCurve.y = [NewCurve.y;SlotcutDestination];
NewCurve.PointType = [NewCurve.PointType;X.PointType.addedPoints];

NewCurve.x = [NewCurve.x;beamTrailingEdgeX];
NewCurve.y = [NewCurve.y;SlotcutDestination];
NewCurve.PointType = [NewCurve.PointType;X.PointType.addedPoints];

switch cutmethod
    case 'cutRight'
        % do nothing
    case {'cutLeft','cutBoth'}
        if ~ismember(beamTrailingEdgeX,Curve.x)
            y_valueTE = interp1nearby(Curve.x,Curve.y,Curve.PointType,beamTrailingEdgeX,2,X.curvefitmethod);
            NewCurve.x = [NewCurve.x;beamTrailingEdgeX];
            NewCurve.y = [NewCurve.y;y_valueTE];
            NewCurve.PointType = [NewCurve.PointType;X.PointType.fundamental];
        end
    case 'cutBothAndAddedCarbon'
        carbinTubeCutDestination = SlotcutDestination + depth + X.beamSquareCarbonTubeSize_mm;
        NewCurve.x = [NewCurve.x;beamTrailingEdgeX];
        NewCurve.y = [NewCurve.y;carbinTubeCutDestination];
        NewCurve.PointType = [NewCurve.PointType;X.PointType.addedPoints];
        TE_X_withCarbon_mm = beamTrailingEdgeX + X.beamSquareCarbonTubeSize_mm;
        NewCurve.x = [NewCurve.x;TE_X_withCarbon_mm];
        NewCurve.y = [NewCurve.y;carbinTubeCutDestination];
        NewCurve.PointType = [NewCurve.PointType;X.PointType.addedPoints];
        
        if ~ismember(TE_X_withCarbon_mm,Curve.x)
            y_valueTE = interp1nearby(Curve.x,Curve.y,Curve.PointType,TE_X_withCarbon_mm,2,X.curvefitmethod);
            NewCurve.x = [NewCurve.x;TE_X_withCarbon_mm];
            NewCurve.y = [NewCurve.y;y_valueTE];
            NewCurve.PointType = [NewCurve.PointType;X.PointType.fundamental];
        end
    otherwise
        assert(false);
end

switch cutmethod
    case {'cutLeft','cutRight','cutBoth'}
        indexAfterTEcut = find(Curve.x>=beamTrailingEdgeX);
    case 'cutBothAndAddedCarbon'
        indexAfterTEcut = find(Curve.x>=beamTrailingEdgeX+X.beamSquareCarbonTubeSize_mm);
    otherwise
        assert(false);
end

NewCurve.x = [NewCurve.x;Curve.x(indexAfterTEcut)];
NewCurve.y = [NewCurve.y;Curve.y(indexAfterTEcut)];
NewCurve.PointType = [NewCurve.PointType;ones(length(indexAfterTEcut),1)*X.PointType.fundamental];
end

function result = interpolate2Airfoil(center0Y, tip1Y, coeff0to1)
assert(length(center0Y)==length(tip1Y));
center0Y = center0Y(:);
tip1Y = tip1Y(:);

num = length(tip1Y);
result = zeros(num,length(coeff0to1));
for ii = 1:length(tip1Y)
    result(ii,:) =  interp1([0 1],[center0Y(ii) tip1Y(ii)],coeff0to1,'linear');
end
end
